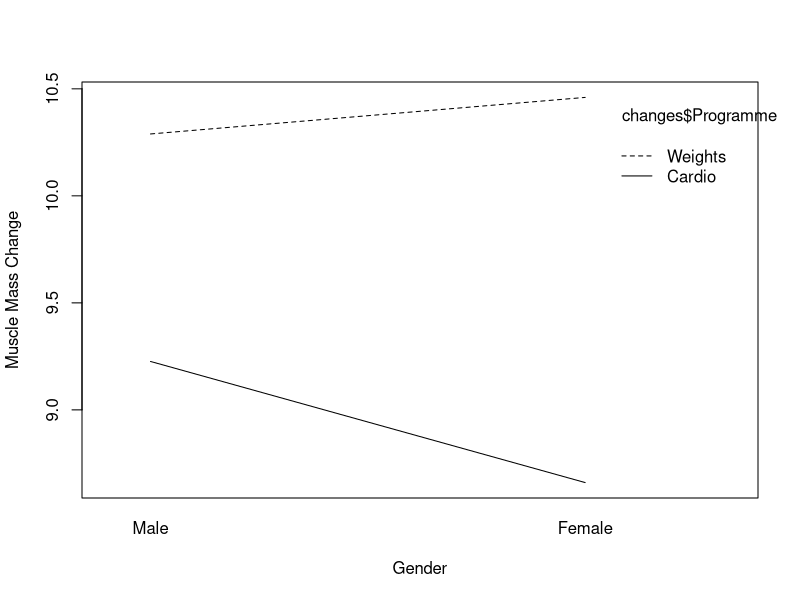

Write the R code that produced this figure.
changes=read.csv("muscle change.csv")

head(changes)

changes$Gender=factor(changes$Gender, labels = c("Male", "Female"))
changes$Programme=factor(changes$Programme, labels=c("Weights", "Cardio"))

# Fit an ANOVA

model=lm(Change~Gender+Programme+Gender:Programme, data=changes)
summary(model)

interaction.plot(changes$Gender, changes$Programme, changes$Change, ylab="Muscle Mass Change", xlab="Gender")

